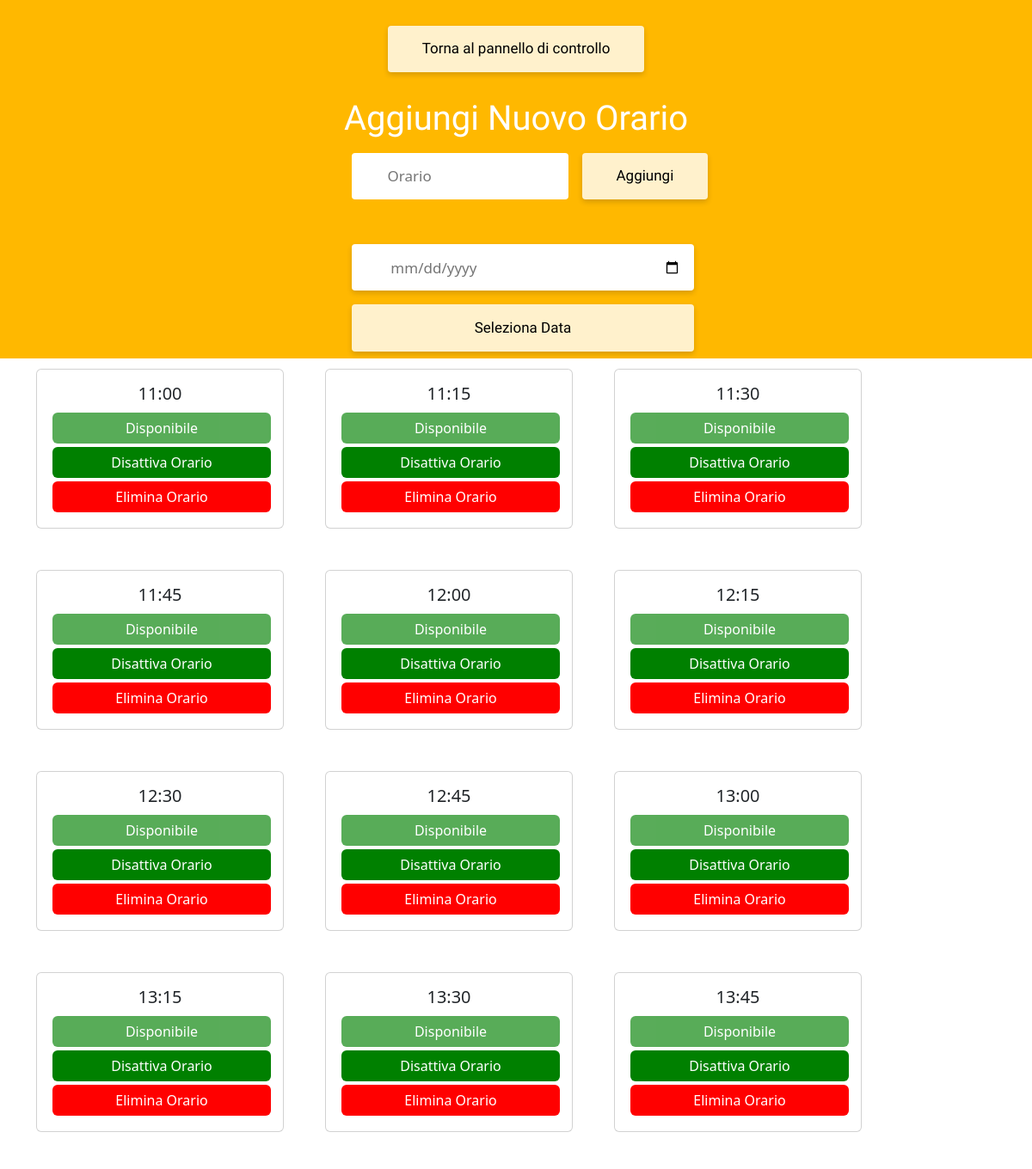
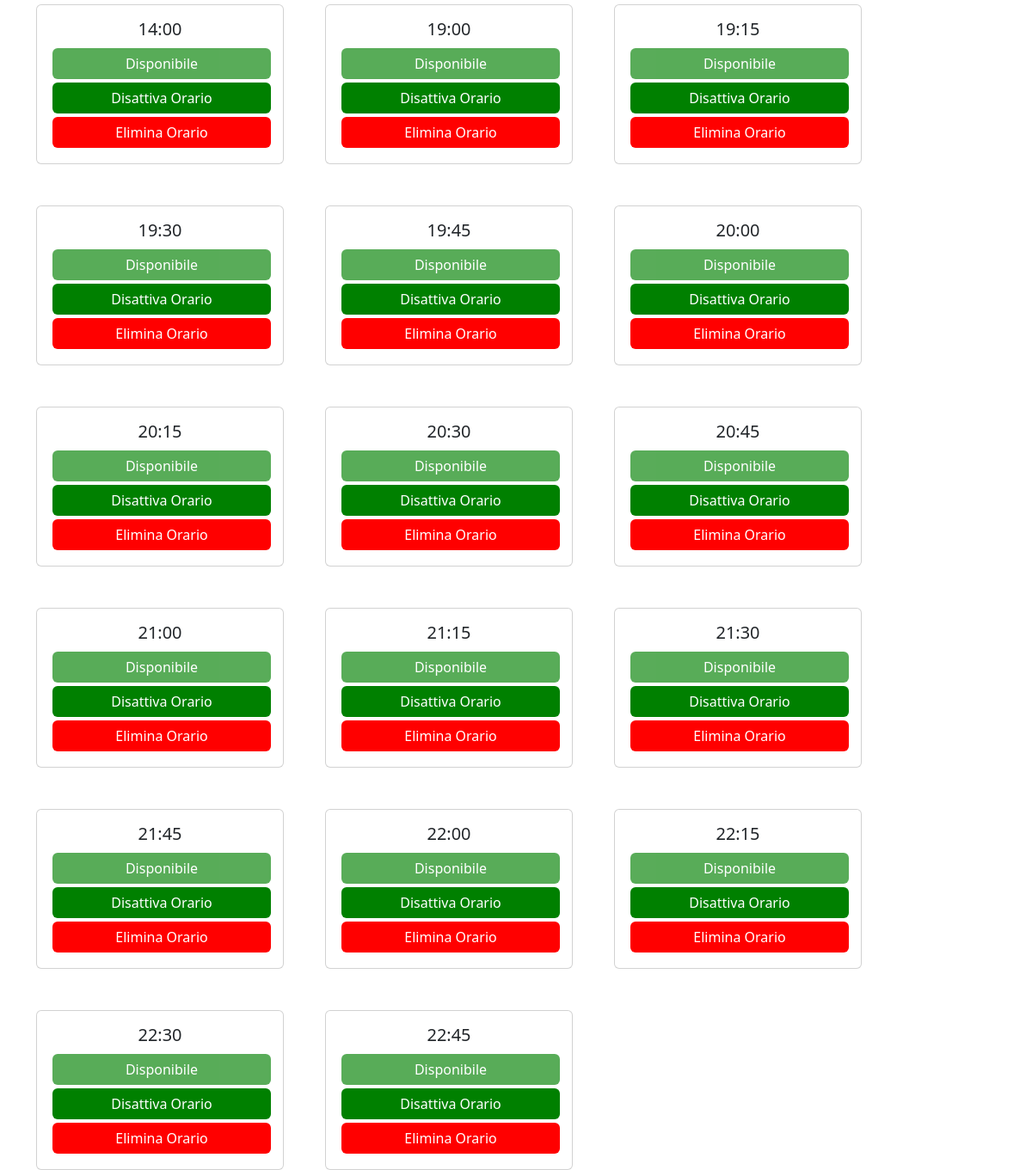
The app's page /orari (signed in) with its own data (2 pictures, top to bottom).
### tables this page shows
CREATE TABLE orari_disponibili(
id INTEGER PRIMARY KEY AUTOINCREMENT NOT NULL,
orario TEXT NOT NULL,
status TEXT NOT NULL DEFAULT "disp"
);

### app.py (the view, shortened to what this page needs)
@app.route("/orari", methods=["GET","POST"])
@login_required
def orari():
    global data_selezionata
    if session["user_id"] == 1 or session["user_id"] == 5 or session["user_id"] == 8:
        if request.method == "GET":
            data = request.args.get("data")
            dataPerDopo = data
            if not data:
                data_odierna = datetime.now()
                data = data_odierna.strftime("%d-%m-%Y")
            else:
                dataConvertita = datetime.strptime(data, "%Y-%m-%d")
                data = dataConvertita.strftime("%d-%m-%Y")
            data_selezionata = data
            orariGiàSelezionatiData = dbUsers.execute("SELECT * FROM gestione_prenotazioni WHERE data = ?", data)
            orariSelezionati = []
            for prenotazione in orariGiàSelezionatiData:
                orariSelezionati.append(prenotazione["ora"])
            modificheOrari = dbUsers.execute("SELECT * FROM modifiche_orari where data = ?", data)
            orari = dbUsers.execute("SELECT * FROM orari_disponibili")
            for modifica in modificheOrari:
                i = 0
                for orario in orari:
                    if orario["orario"] == modifica["ora"]:
                        orari[i]["status"] = modifica["status"]
                    i += 1
            orariModificati = []
            for orario in orari:
                if orario["orario"] in orariSelezionati:
                    orario["status"] = "prenotato"
                    orariModificati.append(orario)
                else:
                    orariModificati.append(orario)
            orariOrdinati = sorted(orariModificati, key=lambda x: datetime.strptime(x["orario"], '%H:%M'))
            return render_template("orari.html", orari = orariOrdinati, data = dataPerDopo)
    else:
        return apology("Non sei autorizzato")

### app.py (called while the page is built)
@app.after_request
def after_request(response):
    response.headers["Cache-Control"] = "no-cache, no-store, must-revalidate"
    response.headers["Expires"] = 0
    response.headers["Pragma"] = "no-cache"
    return response

### helpers.py (called while the page is built)
def login_required(f):
    @wraps(f)
    def decorated_function(*args, **kwargs):
        if session.get("user_id") is None:
            return redirect("/login")
        return f(*args, **kwargs)
    return decorated_function

### templates/orari.html (shortened to what this page needs)
{% extends  "layout.html" %}
{% block style %}
    <link rel="stylesheet" href="../static/styleTable.css">
{% endblock %}
{% block body %}
    <div class="mainContainerAmongo">
        <div class="pannelloDiControllo">
            <form action="/admin">
                <button type="submit" class="bottoneSubmit">Torna al pannello di controllo</button>
            </form>
        </div>
        <div class="titoloAggiungi">
            <h1 class="titoloSupremo">Aggiungi Nuovo Orario</h1>
        </div>
        <div class="pannelloDiControllo">
            <form action="/aggiungiOrario" method="post" class="formFormForm">
                <input type="text" name="nuovoOrario" placeholder="Orario" required autofocus autocomplete="off" class="formInput" style="margin: 2%;">
                <button type="submit" class="bottoneSubmit" style="margin: 2%;">Aggiungi</button>
            </form>
        </div>
        <div class="pannelloDiControllo">
            <form action="/orari" method="get">
                <input type="date" name="data" value="{{data}}" class="formDate" style="margin: 2%;">
                <button type="submit" class="bottoneSubmit" style="margin: 2%;">Seleziona Data</button>
            </form>
        </div>
    </div>
    <div class="container">
        {% for orario in orari %}
        <div class="card text-center" style="width: 18rem;">
            <div class="card-body">
                <h5 class="card-title">{{ orario.orario }}</h5>
                {% if orario.status == 'disp' %}
                    <button type="submit" disabled class="btn btn-primary" style="background-color: green !important; border: green !important; margin: 2px; width: 100%;">Disponibile</button>
                    <form action="/orari" method="post">
                        <button type="submit"  class="btn btn-primary" style="background-color: green !important; border: green !important; margin: 2px; width: 100%;">Disattiva Orario</button>
                    </form>
                {% endif %}
                <form action="/eliminaOrario" method="post">
                    <button type="submit" class="btn btn-primary" style="background-color: red !important; border: red !important; margin: 2px; width: 100%;">Elimina Orario</button>
                </form>
            </div>
        </div>
        {% endfor %}
    </div>
{% endblock %}

### templates/layout.html (shortened to what this page needs)
<!DOCTYPE html>
<html lang="it">
<head>
    {% block style %}{% endblock %}
    <link href="https://cdn.jsdelivr.net/npm/bootstrap@5.3.1/dist/css/bootstrap.min.css" rel="stylesheet">
</head>
<body>
    {% block body %}{% endblock %}
</body>
</html>

### static/styleTable.css (style rules this page uses)
body, html { height: 100%; margin: 0; padding: 0; }
.mainContainerAmongo { min-height: fit-content; display: flexbox; align-items: flex-start; justify-content: center; background-color: #ffb800; }
.container { padding-top: 1%; display: flex; flex-wrap: wrap; justify-content: flex-start; gap: 3rem; }
.bottoneSubmit { outline: none; border: none; cursor: pointer; display: inline-block; margin: 0 auto; padding: 0.9rem 2.5rem; text-align: center; background-color: rgba(255,255,255,.8); font-family: 'REM', sans-serif; color: black; border-radius: 4px; box-shadow: 0px 3px 6px rgba(0, 0, 0, 0.16); font-size: 17px; width: 100%; margin-top: 10%; margin-bottom: 10%; }
.pannelloDiControllo { width: 100%; display: flex; justify-content: center; }
.formInput { font-family: inherit; width: fit-content; outline: none; background-color: #fff; border-radius: 4px; border: none; display: block; font-size: 17px; color: #4A4A4A; text-indent: 40px; }
.titoloAggiungi { width: 100%; text-align: center; }
.titoloSupremo { color: white; font-family: 'REM', sans-serif; }
.formFormForm { padding-bottom: 3%; display: inline-flex; max-width: fit-content; }
.formDate { font-family: inherit; width: 100%; outline: none; background-color: #fff; border-radius: 4px; border: none; text-align: left; padding: 0.9rem; box-shadow: 0px 3px 6px rgba(0, 0, 0, 0.16); font-size: 17px; color: rgb(117,117,117); text-indent: 5px; padding-left: 35px; }

### records on screen
orari_disponibili: orario "11:00"
orari_disponibili: orario "11:15"
orari_disponibili: orario "11:30"
orari_disponibili: orario "11:45"
orari_disponibili: orario "12:00"
orari_disponibili: orario "12:15"
orari_disponibili: orario "12:30"
orari_disponibili: orario "12:45"
orari_disponibili: orario "13:00"
orari_disponibili: orario "13:15"
orari_disponibili: orario "13:30"
orari_disponibili: orario "13:45"
orari_disponibili: orario "14:00"
orari_disponibili: orario "19:00"
orari_disponibili: orario "19:15"
orari_disponibili: orario "19:30"
orari_disponibili: orario "19:45"
orari_disponibili: orario "20:00"
orari_disponibili: orario "20:15"
orari_disponibili: orario "20:30"
orari_disponibili: orario "20:45"
orari_disponibili: orario "21:00"
orari_disponibili: orario "21:15"
orari_disponibili: orario "21:30"
orari_disponibili: orario "21:45"
orari_disponibili: orario "22:00"
orari_disponibili: orario "22:15"
orari_disponibili: orario "22:30"
orari_disponibili: orario "22:45"
